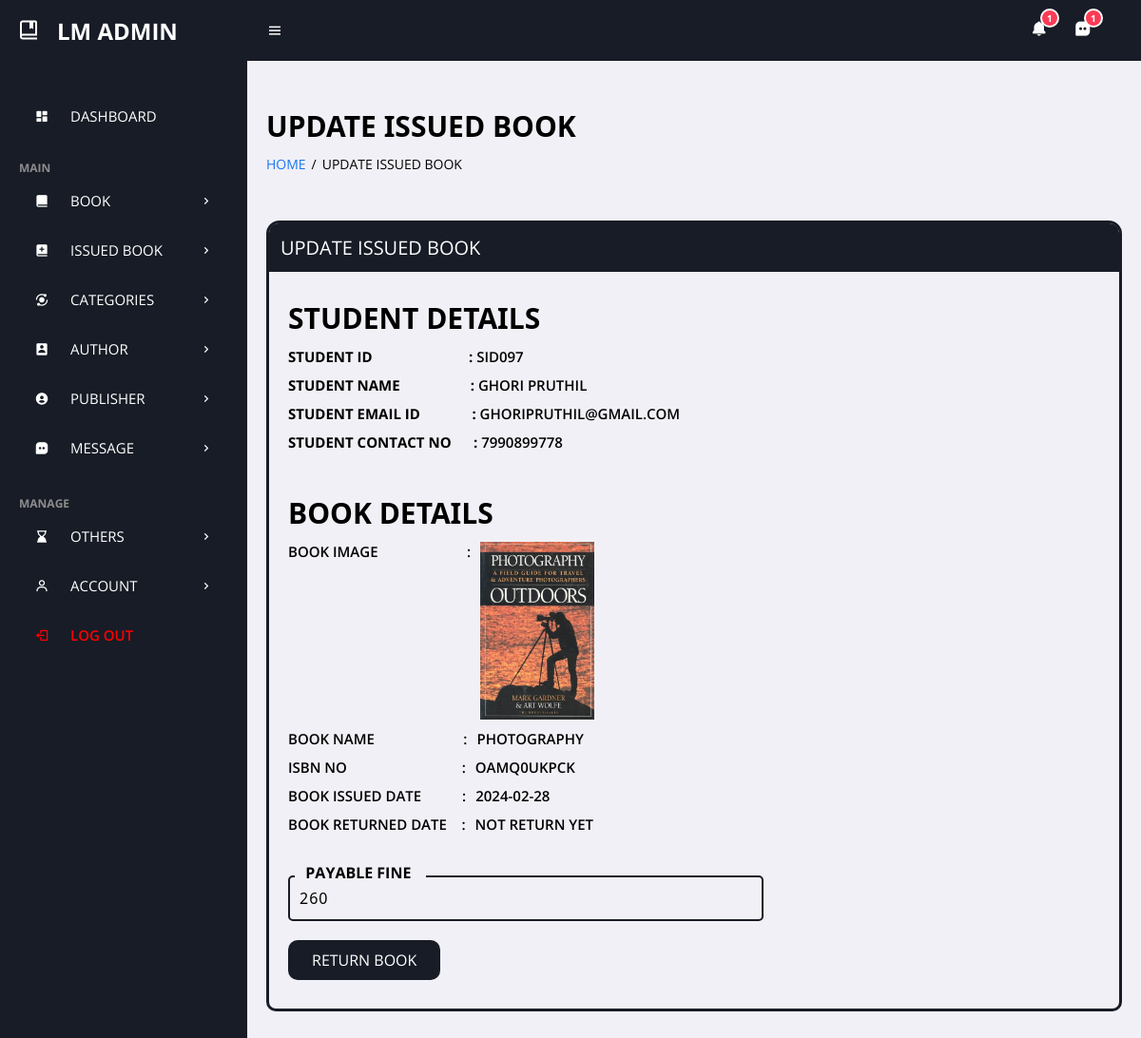
The app's page /admin/update-issue-bookdeails.php?rid=131 (signed in) with its own data.
### tables this page shows
CREATE TABLE `tblissuedbookdetails` (
  `id` int(11) NOT NULL,
  `BookId` int(11) DEFAULT NULL,
  `StudentID` varchar(150) DEFAULT NULL,
  `IssuesDate` date DEFAULT current_timestamp(),
  `FineDate` date DEFAULT current_timestamp(),
  `ReturnDate` timestamp NULL DEFAULT NULL ON UPDATE current_timestamp(),
  `RetrunStatus` int(1) DEFAULT NULL,
  `fine` int(11) DEFAULT NULL
);

CREATE TABLE `tblstudents` (
  `id` int(11) NOT NULL,
  `StudentId` varchar(100) DEFAULT NULL,
  `FullName` varchar(120) DEFAULT NULL,
  `EmailId` varchar(120) DEFAULT NULL,
  `otp` int(11) NOT NULL,
  `MobileNumber` char(11) DEFAULT NULL,
  `Password` varchar(120) DEFAULT NULL,
  `Status` int(1) DEFAULT NULL,
  `RegDate` timestamp NULL DEFAULT current_timestamp(),
  `UpdationDate` timestamp NULL DEFAULT NULL ON UPDATE current_timestamp()
);

CREATE TABLE `tblbooks` (
  `id` int(11) NOT NULL,
  `BookName` varchar(255) DEFAULT NULL,
  `CatId` int(11) DEFAULT NULL,
  `AuthorId` int(11) DEFAULT NULL,
  `PubId` int(11) DEFAULT NULL,
  `ISBNNumber` varchar(25) DEFAULT NULL,
  `BookPrice` decimal(10,2) DEFAULT NULL,
  `bookImage` varchar(250) NOT NULL,
  `isIssued` int(1) DEFAULT NULL,
  `RegDate` timestamp NULL DEFAULT current_timestamp(),
  `UpdationDate` timestamp NULL DEFAULT NULL ON UPDATE current_timestamp()
);

### admin/update-issue-bookdeails.php (the view, shortened to what this page needs)
<?php
include('includes/config.php');
if(strlen($_SESSION['alogin'])==0)
    {
header('location:index.php');
}
else{
?>
<!DOCTYPE html>
<html xmlns="http://www.w3.org/1999/xhtml">
<?php include('includes/header.php');?>
<main>
    <h1 class="title">update issued book</h1>
    <ul class="breadcrumbs">
        <li><a href="dashboard.php">Home</a></li>
        <li class="divider">/</li>
        <li><a href="update-issue-bookdetails.php" class="active">update issued book</a></li>
    </ul>
    <div class="bigbox">
        <div class="box">
            <p>update issued book</p>
        </div><br>
        <form role="form" method="post">
            <?php
$rid=intval($_GET['rid']);
$sql = "SELECT tblstudents.StudentId ,tblstudents.FullName,tblstudents.EmailId,tblstudents.MobileNumber,tblbooks.BookName,tblbooks.ISBNNumber,tblissuedbookdetails.IssuesDate,tblissuedbookdetails.FineDate,tblissuedbookdetails.ReturnDate,tblissuedbookdetails.id as rid,tblissuedbookdetails.fine,tblissuedbookdetails.RetrunStatus,tblbooks.id as bid,tblbooks.bookImage from  tblissuedbookdetails join tblstudents on tblstudents.StudentId=tblissuedbookdetails.StudentId join tblbooks on tblbooks.id=tblissuedbookdetails.BookId where tblissuedbookdetails.id=:rid";
$query = $dbh -> prepare($sql);
$query->bindParam(':rid',$rid,PDO::PARAM_STR);
$query->execute();
$results=$query->fetchAll(PDO::FETCH_OBJ);
if($query->rowCount() > 0)
{
foreach($results as $result)
{               ?>
            <h4 class="titlee">Student Details</h4>
            <div class="col-md-6">
                <div>
                    <label><b>Student ID
                            &nbsp;&nbsp;&nbsp;&nbsp;&nbsp;&nbsp;&nbsp;&nbsp;&nbsp;&nbsp;&nbsp;&nbsp;&nbsp;&nbsp;&nbsp;&nbsp;&nbsp;&nbsp;&nbsp;&nbsp;&nbsp;&nbsp;&nbsp;&nbsp;&nbsp;:</b></label>
                    <?php echo htmlentities($result->StudentId);?>
                </div>
            </div>
            <div class="col-md-6">
                <div>
                    <label><b>Student Name
                            &nbsp;&nbsp;&nbsp;&nbsp;&nbsp;&nbsp;&nbsp;&nbsp;&nbsp;&nbsp;&nbsp;&nbsp;&nbsp;&nbsp;&nbsp;&nbsp;&nbsp;&nbsp;:</b></label>
                    <?php echo htmlentities($result->FullName);?>
                </div>
            </div>
            <div class="col-md-6">
                <div>
                    <label><b>Student Email Id
                            &nbsp;&nbsp;&nbsp;&nbsp;&nbsp;&nbsp;&nbsp;&nbsp;&nbsp;&nbsp;&nbsp;&nbsp;&nbsp;:</b></label>
                    <?php echo htmlentities($result->EmailId);?>
                </div>
            </div>
            <div class="col-md-6">
                <div>
                    <label><b>Student Contact No&nbsp;&nbsp;&nbsp;&nbsp;&nbsp; :</b></label>
                    <?php echo htmlentities($result->MobileNumber);?>
                </div>
            </div>
            <br><br>
            <h4 class="titlee">Book Details</h4>
            <div class="col-md-6">
                <div class="form-group">
                    <label>Book
                        Image&nbsp;&nbsp;&nbsp;&nbsp;&nbsp;&nbsp;&nbsp;&nbsp;&nbsp;&nbsp;&nbsp;&nbsp;&nbsp;&nbsp;&nbsp;&nbsp;&nbsp;&nbsp;&nbsp;&nbsp;&nbsp;&nbsp;&nbsp;
                        :</label>
                    <img src="bookimg/<?php echo htmlentities($result->bookImage); ?>" width="120">
                </div>
            </div>
            <div class="col-md-6">
                <div class="form-group">
                    <label>Book
                        Name&nbsp;&nbsp;&nbsp;&nbsp;&nbsp;&nbsp;&nbsp;&nbsp;&nbsp;&nbsp;&nbsp;&nbsp;&nbsp;&nbsp;&nbsp;&nbsp;&nbsp;&nbsp;&nbsp;&nbsp;&nbsp;&nbsp;&nbsp;
                        :</label>
                    <?php echo htmlentities($result->BookName);?>
                </div>
            </div>
            <div class="col-md-6">
                <div class="form-group">
                    <label>ISBN no
                        &nbsp;&nbsp;&nbsp;&nbsp;&nbsp;&nbsp;&nbsp;&nbsp;&nbsp;&nbsp;&nbsp;&nbsp;&nbsp;&nbsp;&nbsp;&nbsp;&nbsp;&nbsp;&nbsp;&nbsp;&nbsp;&nbsp;&nbsp;&nbsp;&nbsp;&nbsp;&nbsp;&nbsp;&nbsp;&nbsp;:</label>
                    <?php echo htmlentities($result->ISBNNumber);?>
                </div>
            </div>
            <div class="col-md-6">
                <div class="form-group">
                    <label>Book Issued Date &nbsp;&nbsp;&nbsp;&nbsp;&nbsp;&nbsp;&nbsp;&nbsp;&nbsp;&nbsp;:</label>
                    <?php echo htmlentities($result->IssuesDate);?>
                </div>
            </div>
            <div class="col-md-6">
                <div class="form-group">
                    <label>Book Returned Date &nbsp;&nbsp;&nbsp;:</label>
                    <?php if($result->ReturnDate=="")
                                            {
                                                echo htmlentities("Not Return Yet");
                                            } else {
                                            echo htmlentities($result->ReturnDate);
}
                                            ?>
                </div>
            </div>
            <?php if($result->RetrunStatus==0){?>
            <?php
                function calculateFine($dueDate) {
                    $currentDate = date("Y-m-d");
                    $dueDateTime = strtotime($dueDate);
                    $currentDateTime = strtotime($currentDate);
                    $difference = $currentDateTime - $dueDateTime;
                    $daysOverdue = floor($difference / (60 * 60 * 36));
                    $finePerDay = 20;
                    $fineAmount = $daysOverdue * $finePerDay;
                    return $fineAmount;
                }
                        $dueDate = $result->FineDate;
                        $fineAmount = calculateFine($dueDate);
                        ?><br>
            <div class="coolinput">
                <label for="input" class="text">&nbsp; payable fine &nbsp;&nbsp;</label>
                <input class="input" id="searchInput" type="text" name="fine" autocomplete="off" onkeyup="filterTable()"
                    value="<?php echo htmlentities($fineAmount); ?>" readonly />
            </div>
            <button type="submit" name="return" id="submit" class="bttn">Return Book</button>
    </div>
    <?php }}} ?>
    </form><br>
</main><br><br>
</body>
</html>
<?php } ?>

### admin/assets/css/admin_style.css (style rules this page uses)
:root { --header-height: 2.5rem; --black-color: hsl(220, 24%, 12%); --black-color-light: hsl(220, 24%, 15%); --black-color-lighten: hsl(220, 20%, 18%); --white-color: #fff; --body-color: hsl(220, 100%, 97%); --body-font: "Montserrat", sans-serif; --normal-font-size: .938rem; --font-regular: 400; --font-semi-bold: 600; --z-tooltip: 10; --z-fixed: 100; }
@media screen and (min-width: 1024px) { :root { --normal-font-size: 1rem; } }
* { font-family: 'Open Sans', sans-serif; margin: 0; padding: 0; box-sizing: border-box; text-transform: uppercase !important; }
:root { --grey: #F1F0F6; --dark-grey: #8D8D8D; --light: #fff; --dark: #000; --green: #81D43A; --light-green: #E3FFCB; --blue: #1775F1; --light-blue: #D0E4FF; --dark-blue: #0C5FCD; --red: #FC3B56; }
html { overflow-x: hidden; }
body { background: var(--grey); overflow-x: hidden; }
a { text-decoration: none; }
li { list-style: none; }
main { width: 100%; padding: 24px 20px 20px 20px; }
main .title { font-size: 30px; font-weight: 600; margin-bottom: 10px; font-family: system-ui, -apple-system, BlinkMacSystemFont, 'Segoe UI', Roboto, Oxygen, Ubuntu, Cantarell, 'Open Sans', 'Helvetica Neue', sans-serif !important; }
main .breadcrumbs { display: flex; grid-gap: 6px; }
main .breadcrumbs li, main .breadcrumbs li a { font-size: 14px; }
main .breadcrumbs li a { color: var(--blue); }
main .breadcrumbs li a.active, main .breadcrumbs li.divider { color: black; pointer-events: none; }
main form { margin-top: 6px; }
main .form-group { width: 100%; display: flex; grid-gap: 10px; }
.bigbox { border: 3px solid hsl(220, 24%, 12%); border-bottom-left-radius: 10px; border-bottom-right-radius: 10px; border-top-left-radius: 14px; border-top-right-radius: 14px; width: auto; height: auto; margin-top: 50px; }
.box { border: 2px solid hsl(220, 24%, 12%); border-top-left-radius: 10px; border-top-right-radius: 10px; width: auto; height: auto; background-color: hsl(220, 24%, 12%); color: white; padding: 10px; font-family: system-ui, -apple-system, BlinkMacSystemFont, 'Segoe UI', Roboto, Oxygen, Ubuntu, Cantarell, 'Open Sans', 'Helvetica Neue', sans-serif !important; font-size: 20px; padding-bottom: 10px; }
.coolinput { display: flex; flex-direction: column; width: fit-content; position: static; max-width: 240px; margin-left: 20px; }
.coolinput label.text { font-size: 1rem; color: black; font-weight: 700; position: relative; top: 0.5rem; margin: 0 0 0 7px; padding: 0 3px; background: var(--grey); width: fit-content; }
.coolinput input[type=text].input { padding: 11px 10px; font-size: 1rem; border: 2px var(--black-color) solid; border-radius: 5px; background: var(--grey) !important; color: black; width: 500px; font-weight: 500; font-family: system-ui, -apple-system, BlinkMacSystemFont, 'Segoe UI', Roboto, Oxygen, Ubuntu, Cantarell, 'Open Sans', 'Helvetica Neue', sans-serif; letter-spacing: 1px; }
button.bttn { background-color: var(--black-color); border: none; color: white; text-align: center; text-decoration: none; display: inline-block; font-size: 16px; margin: 4px 2px; cursor: pointer; text-transform: uppercase; padding: 10px 25px; border-radius: 10px; margin-left: 20px; margin-top: 20px; margin-bottom: 30px; }
h4.titlee { font-size: 30px; font-weight: 600; margin-bottom: 10px; margin-left: 20px; font-family: system-ui, -apple-system, BlinkMacSystemFont, 'Segoe UI', Roboto, Oxygen, Ubuntu, Cantarell, 'Open Sans', 'Helvetica Neue', sans-serif !important; }
div.col-md-6 { font-family: system-ui, -apple-system, BlinkMacSystemFont, 'Segoe UI', Roboto, Oxygen, Ubuntu, Cantarell, 'Open Sans', 'Helvetica Neue', sans-serif !important; font-size: 15px; font-weight: 600; margin-left: 20px; margin-top: 10px; }

### records on screen
tblissuedbookdetails: tblstudents.StudentId "SID097", tblstudents.FullName "GHORI PRUTHIL", tblstudents.EmailId "GHORIPRUTHIL@GMAIL.COM", tblstudents.MobileNumber "7990899778", BookId.bookImage (picture), BookId.BookName "PHOTOGRAPHY", BookId.ISBNNumber "OAMQ0UKPCK", IssuesDate "2024-02-28", fine "260"

### other values on screen
$counthelp "1"
$countmessage "1"
